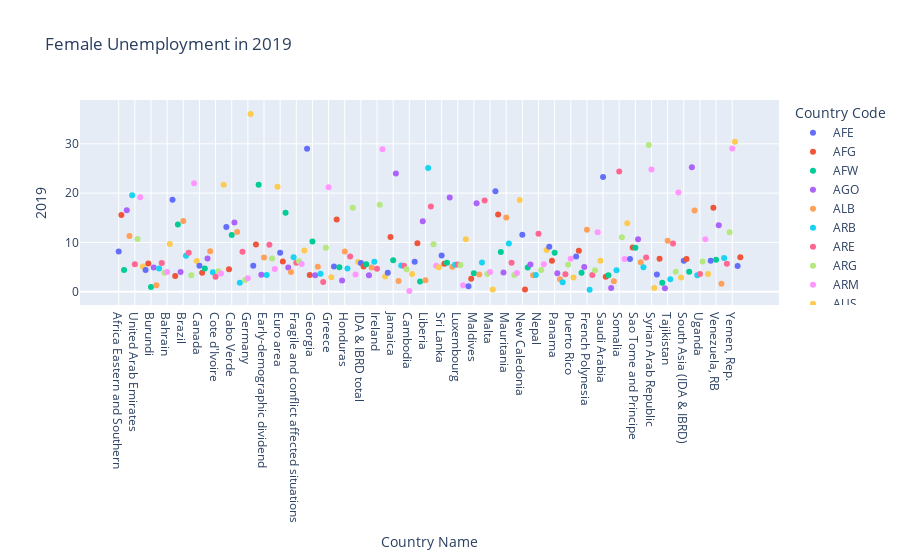

The cell this chart's notebook holds for it:
### Markdown cell above
### Create a scatter plot using Ploty for one year

https://plotly.com/python/line-and-scatter/

### Code cell
fig = px.scatter(female_unemployment, y="2019", x="Country Name", title='Female Unemployment in 2019', color = 'Country Code')
fig.show()
